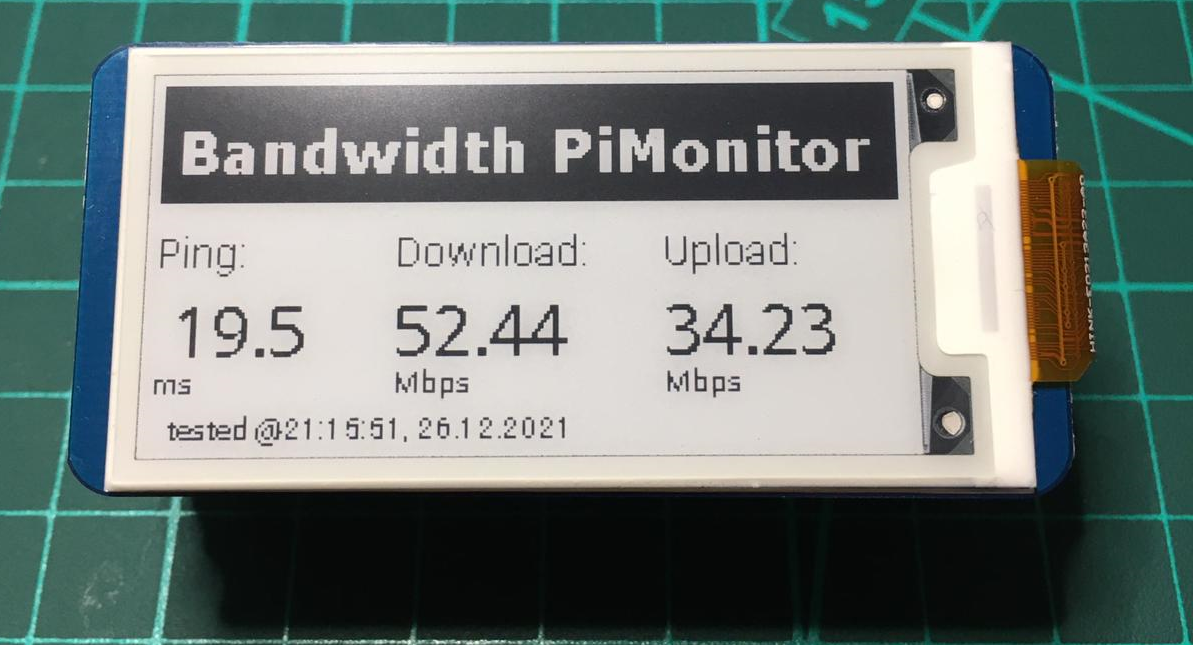

Write the Python code that produced this figure.
#!/usr/bin/python

import logging
from waveshare_epd import epd2in13_V2
from PIL import Image,ImageDraw,ImageFont
import speedtest
import time

logging.basicConfig(level=logging.DEBUG)

def main():
    
    epd = epd2in13_V2.EPD()
    logging.info("init")
    epd.init(epd.FULL_UPDATE)

    logging.info("get the speedtest results") 
    s = speedtest.Speedtest()
    s.get_best_server()
    bw_down = s.download()
    bw_up = s.upload()
    results_dict = s.results.dict()
    ping = (results_dict['ping'])
    
    image = Image.new('1', (epd2in13_V2.EPD_HEIGHT,epd2in13_V2.EPD_WIDTH), 255)  
    draw = ImageDraw.Draw(image)

    font = ImageFont.truetype('fonts/Roboto-Thin.ttf', 14)
    font2 = ImageFont.truetype('fonts/DroidSans.ttf', 24)
    font3 = ImageFont.truetype('fonts/Roboto-Light.ttf', 10)
    font4 = ImageFont.truetype('fonts/Roboto-Thin.ttf', 10)
    font5 = ImageFont.truetype('fonts/Verdana_Bold.ttf', 20)

    draw.rectangle((0, 0, 250, 40), fill = 0)
    draw.text((5, 10), 'Bandwidth PiMonitor', font = font5, fill = 255)

    start_y = 50
    offset_y_1 = 20
    offset_y_2 = 45 

    draw.text((0, start_y), "Ping:", font=font)
    draw.text((0, start_y + offset_y_1), ('{:5.1f}'.format(ping)), font=font2)
    draw.text((0, start_y + offset_y_2), "ms", font=font3)	

    draw.text((80, start_y), "Download:", font=font)
    draw.text((80, start_y + offset_y_1), ('{:5.2f}'.format(bw_down/1E6,2)), font=font2)
    draw.text((80, start_y + offset_y_2), 'Mbps', font=font3)

    draw.text((170, start_y), "Upload:", font=font)
    draw.text((170, start_y + offset_y_1), ('{:4.2f}'.format(bw_up/1E6,2)), font=font2)
    draw.text((170, start_y + offset_y_2), 'Mbps', font=font3)

    current_time = time.strftime("%H:%M:%S, %d.%m.%Y")
    draw.text((6, 110), 'tested @' + current_time, font=font3)

    logging.info("clear and display the results")
    epd.Clear(0xFF)
    epd.display(epd.getbuffer(image.rotate(180,expand=True)))
    epd.sleep()
    
if __name__ == '__main__':
    main()
